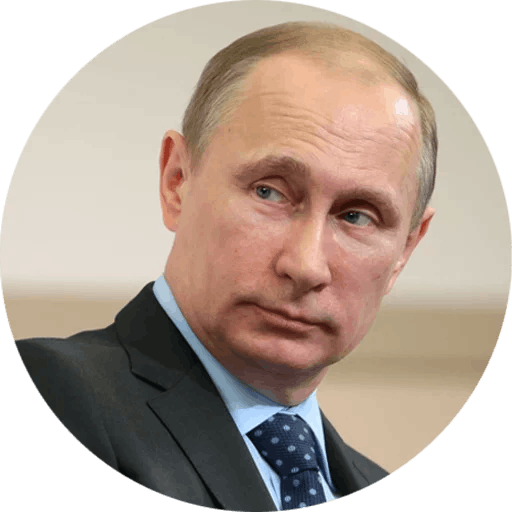
#> input picture putin.png, 512 x 512 px
$ python version_2.py
#> lines starting #> are read from the running program, lines starting #| are printed output that depends on the picture
from PIL import Image, ImageFilter
import numpy as np
import random

image = 'putin.png'
num_populations = 10
num_generations = 10
blur = False
size = 512

def count_colors(im):
    '''
    ' Return number of unique colors into the image
    '''
    colors_in_im = dict()
    for row in im:
        for pixel in row:
            if tuple(pixel) in colors_in_im:
                colors_in_im[tuple(pixel)] += 1
            else:
                colors_in_im[tuple(pixel)] = 1
    return colors_in_im

def fitness(arr):
    print('[+] Start calculating fitness for childrens')
    radius = 8
    res = []
    for el in arr:
        density = 0
        for i in range(0, size, radius):
            unique = dict()
            for j in range(0, size, radius):
                if tuple(el[i][j]) in unique:
                    unique[tuple(el[i][j])] += 1
                else:
                    unique[tuple(el[i][j])] = 1
            temp = max(unique.values())
            density += temp / radius**2
        res.append(density)
    best = res.index(max(res))
    res.pop(best)
    second_best = res.index(max(res))
    print('[+] Stop calculating fitness for childrens')
    return arr[best], arr[second_best]

def generate_childrens(mother, father=None):
    if isinstance(father, type(None)):
        father = mother
    res = []
    for i in range(num_populations):
        temp = np.absolute((mother + np.rot90(father) + random.randint(-10, 20))
                // 3 % 256)
        res.append(temp)
    return res


if __name__ == '__main__':
    im = Image.open(image)
#> im is the input picture: PIL image 512x512 P; mean R, G, B, A 131.6, 116.1, 104.7, 200.3
    im = im.convert('RGB')
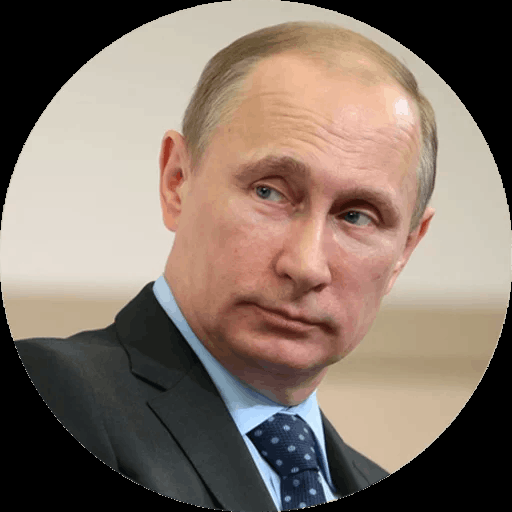
#> im: PIL image 512x512 RGB; mean R, G, B 131.6, 116.1, 104.7
    print(f'[+] Open image {image}.')
    im = im.filter(ImageFilter.BoxBlur(10))
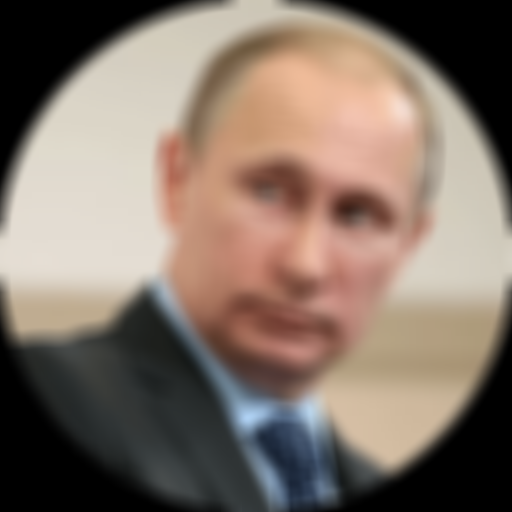
#> im: PIL image 512x512 RGB; mean R, G, B 131.4, 115.8, 104.5

    im2arr = np.array(im)
    print('[+] Create numpy array of image')
    mother, father = im2arr, None

    for i in range(num_generations):
        childs = generate_childrens(mother, father)
        mother, father = fitness(childs)
#> this loop made 10 passes
#> pass 1, `mother, father = fitness(childs)`:
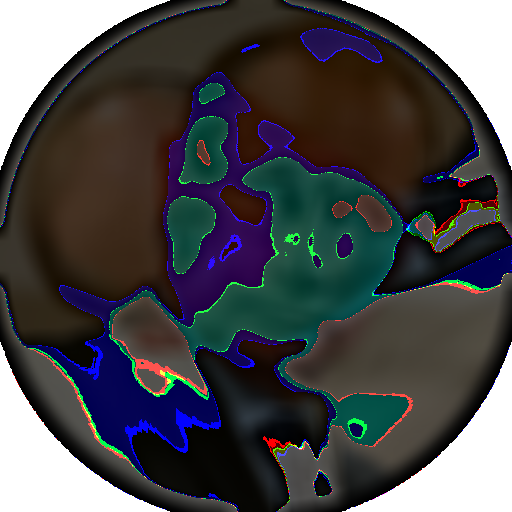
#> mother: shape (512, 512, 3) int16; mean of channels 0, 1, 2 73.6, 73.3, 75.9; drawn as R, G, B
#> pass 1, `mother, father = fitness(childs)`:
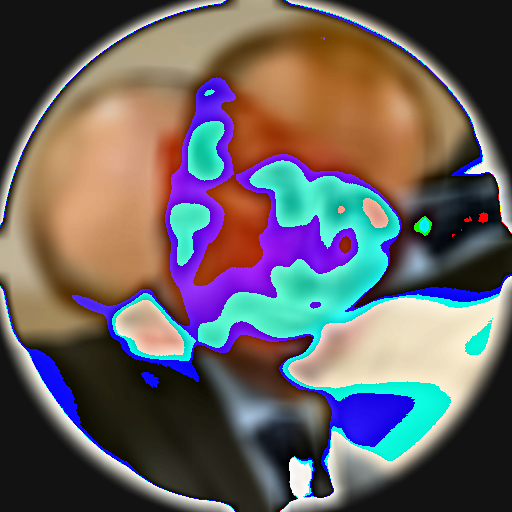
#> father: shape (512, 512, 3) int16; mean of channels 0, 1, 2 34.5, 32.4, 32.5; drawn with min black and max white
#> pass 2, `mother, father = fitness(childs)`:
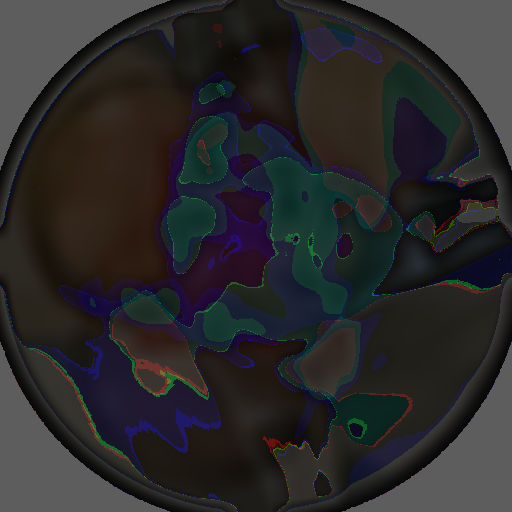
#> mother: shape (512, 512, 3) int16; mean of channels 0, 1, 2 42, 41.3, 42.1; drawn as R, G, B
#> after the loop:
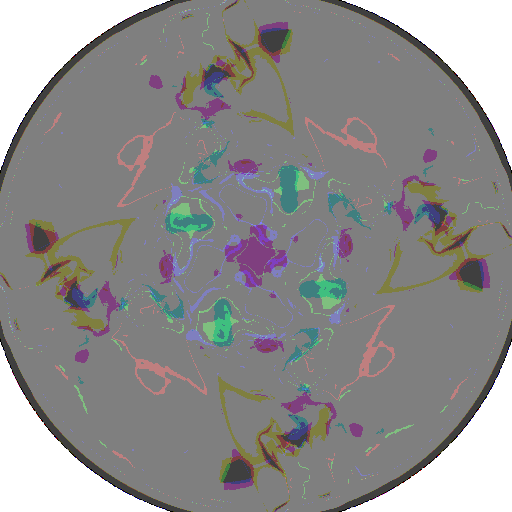
#> mother: shape (512, 512, 3) int16; mean of channels 0, 1, 2 3.25, 3.23, 3.23; drawn with min black and max white


    print(mother)
#> (printed output is left out)
    im = Image.fromarray(mother.astype('uint8'))
    im.show()
